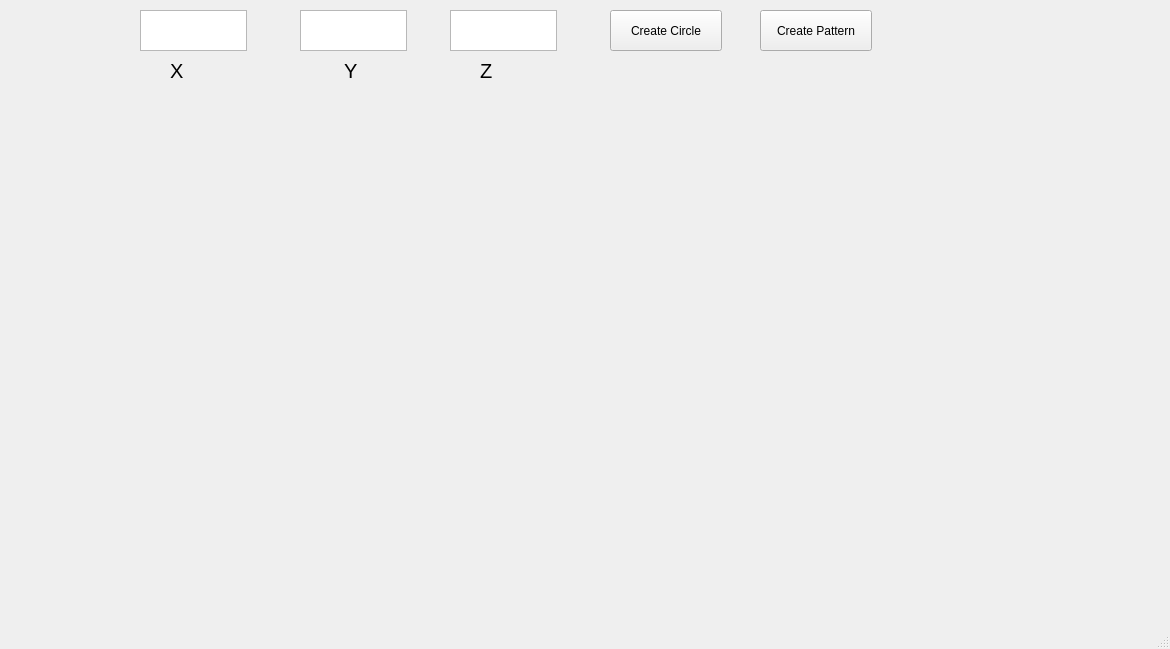
<?xml version="1.0" encoding="UTF-8"?>
<ui version="4.0">
 <class>MainWindow</class>
 <widget class="QMainWindow" name="MainWindow">
  <property name="geometry">
   <rect>
    <x>0</x>
    <y>0</y>
    <width>1170</width>
    <height>649</height>
   </rect>
  </property>
  <property name="windowTitle">
   <string>MainWindow</string>
  </property>
  <widget class="QWidget" name="centralwidget">
   <widget class="QTextEdit" name="textEdit_3">
    <property name="geometry">
     <rect>
      <x>450</x>
      <y>10</y>
      <width>107</width>
      <height>41</height>
     </rect>
    </property>
   </widget>
   <widget class="QPushButton" name="pushButton_2">
    <property name="geometry">
     <rect>
      <x>760</x>
      <y>10</y>
      <width>112</width>
      <height>41</height>
     </rect>
    </property>
    <property name="text">
     <string>Create Pattern</string>
    </property>
   </widget>
   <widget class="QTextEdit" name="textEdit_2">
    <property name="geometry">
     <rect>
      <x>300</x>
      <y>10</y>
      <width>107</width>
      <height>41</height>
     </rect>
    </property>
   </widget>
   <widget class="QLabel" name="label">
    <property name="geometry">
     <rect>
      <x>90</x>
      <y>150</y>
      <width>951</width>
      <height>431</height>
     </rect>
    </property>
    <property name="text">
     <string/>
    </property>
   </widget>
   <widget class="QPushButton" name="pushButton">
    <property name="geometry">
     <rect>
      <x>610</x>
      <y>10</y>
      <width>112</width>
      <height>41</height>
     </rect>
    </property>
    <property name="text">
     <string>Create Circle</string>
    </property>
   </widget>
   <widget class="QTextEdit" name="textEdit">
    <property name="geometry">
     <rect>
      <x>140</x>
      <y>10</y>
      <width>107</width>
      <height>41</height>
     </rect>
    </property>
   </widget>
   <widget class="QLabel" name="label_2">
    <property name="geometry">
     <rect>
      <x>170</x>
      <y>60</y>
      <width>65</width>
      <height>21</height>
     </rect>
    </property>
    <property name="font">
     <font>
      <pointsize>15</pointsize>
     </font>
    </property>
    <property name="text">
     <string>X</string>
    </property>
   </widget>
   <widget class="QLabel" name="label_3">
    <property name="geometry">
     <rect>
      <x>344</x>
      <y>60</y>
      <width>51</width>
      <height>21</height>
     </rect>
    </property>
    <property name="font">
     <font>
      <pointsize>15</pointsize>
     </font>
    </property>
    <property name="text">
     <string>Y</string>
    </property>
   </widget>
   <widget class="QLabel" name="label_4">
    <property name="geometry">
     <rect>
      <x>480</x>
      <y>60</y>
      <width>65</width>
      <height>21</height>
     </rect>
    </property>
    <property name="font">
     <font>
      <pointsize>15</pointsize>
     </font>
    </property>
    <property name="text">
     <string>Z</string>
    </property>
   </widget>
  </widget>
  <widget class="QMenuBar" name="menubar">
   <property name="geometry">
    <rect>
     <x>0</x>
     <y>0</y>
     <width>1170</width>
     <height>27</height>
    </rect>
   </property>
  </widget>
  <widget class="QStatusBar" name="statusbar"/>
 </widget>
 <resources/>
 <connections/>
</ui>
